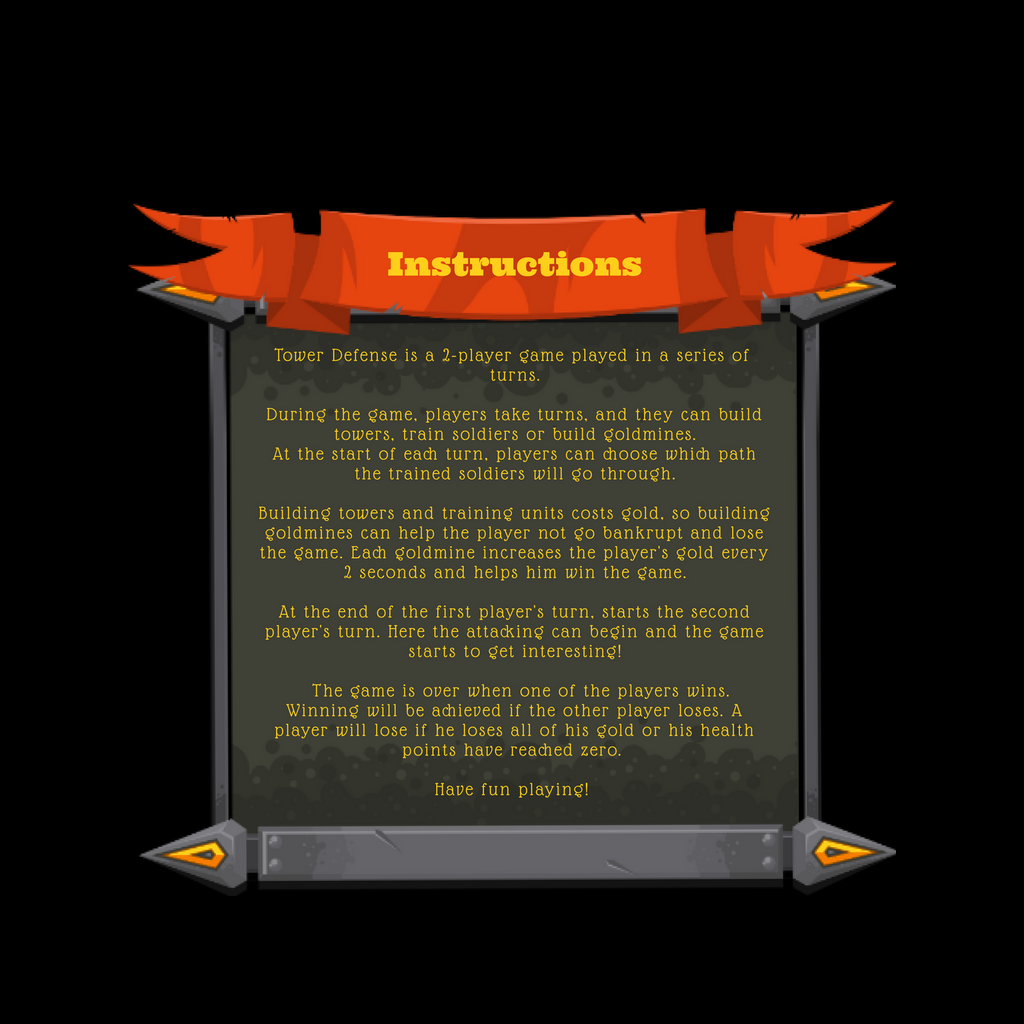

Below is a game level as drawn by its tile map, then a one-line description and the .tmx file that defines it, in full:
An orthogonal 32x32 tile map with 32x32 px tiles, 1 tile layer (Tile Layer 1).

<map version="1.8" tiledversion="1.8.2" orientation="orthogonal" renderorder="left-down" width="32" height="32" tilewidth="32" tileheight="32" infinite="0" nextlayerid="2" nextobjectid="1">
 <tileset firstgid="1" source="instructionss.tsx" />
 <layer id="1" name="Tile Layer 1" width="32" height="32">
  <data encoding="csv">
0,0,0,0,0,0,0,0,0,0,0,0,0,0,0,0,0,0,0,0,0,0,0,0,0,0,0,0,0,0,0,0,
0,0,0,0,0,0,0,0,0,0,0,0,0,0,0,0,0,0,0,0,0,0,0,0,0,0,0,0,0,0,0,0,
0,0,0,0,0,0,0,0,0,0,0,0,0,0,0,0,0,0,0,0,0,0,0,0,0,0,0,0,0,0,0,0,
0,0,0,0,0,0,0,0,0,0,0,0,0,0,0,0,0,0,0,0,0,0,0,0,0,0,0,0,0,0,0,0,
0,0,0,0,0,0,0,0,0,0,0,0,0,0,0,0,0,0,0,0,0,0,0,0,0,0,0,0,0,0,0,0,
0,0,0,0,0,0,0,0,0,0,0,0,0,0,0,0,0,0,0,0,0,0,0,0,0,0,0,0,0,0,0,0,
0,0,0,0,1,2,3,4,5,6,7,8,9,10,11,12,13,14,15,16,17,18,19,20,21,22,23,24,0,0,0,0,
0,0,0,0,25,26,27,28,29,30,31,32,33,34,35,36,37,38,39,40,41,42,43,44,45,46,47,48,0,0,0,0,
0,0,0,0,49,50,51,52,53,54,55,56,57,58,59,60,61,62,63,64,65,66,67,68,69,70,71,72,0,0,0,0,
0,0,0,0,73,74,75,76,77,78,79,80,81,82,83,84,85,86,87,88,89,90,91,92,93,94,95,96,0,0,0,0,
0,0,0,0,97,98,99,100,101,102,103,104,105,106,107,108,109,110,111,112,113,114,115,116,117,118,119,120,0,0,0,0,
0,0,0,0,121,122,123,124,125,126,127,128,129,130,131,132,133,134,135,136,137,138,139,140,141,142,143,144,0,0,0,0,
0,0,0,0,145,146,147,148,149,150,151,152,153,154,155,156,157,158,159,160,161,162,163,164,165,166,167,168,0,0,0,0,
0,0,0,0,169,170,171,172,173,174,175,176,177,178,179,180,181,182,183,184,185,186,187,188,189,190,191,192,0,0,0,0,
0,0,0,0,193,194,195,196,197,198,199,200,201,202,203,204,205,206,207,208,209,210,211,212,213,214,215,216,0,0,0,0,
0,0,0,0,217,218,219,220,221,222,223,224,225,226,227,228,229,230,231,232,233,234,235,236,237,238,239,240,0,0,0,0,
0,0,0,0,241,242,243,244,245,246,247,248,249,250,251,252,253,254,255,256,257,258,259,260,261,262,263,264,0,0,0,0,
0,0,0,0,265,266,267,268,269,270,271,272,273,274,275,276,277,278,279,280,281,282,283,284,285,286,287,288,0,0,0,0,
0,0,0,0,289,290,291,292,293,294,295,296,297,298,299,300,301,302,303,304,305,306,307,308,309,310,311,312,0,0,0,0,
0,0,0,0,313,314,315,316,317,318,319,320,321,322,323,324,325,326,327,328,329,330,331,332,333,334,335,336,0,0,0,0,
0,0,0,0,337,338,339,340,341,342,343,344,345,346,347,348,349,350,351,352,353,354,355,356,357,358,359,360,0,0,0,0,
0,0,0,0,361,362,363,364,365,366,367,368,369,370,371,372,373,374,375,376,377,378,379,380,381,382,383,384,0,0,0,0,
0,0,0,0,385,386,387,388,389,390,391,392,393,394,395,396,397,398,399,400,401,402,403,404,405,406,407,408,0,0,0,0,
0,0,0,0,409,410,411,412,413,414,415,416,417,418,419,420,421,422,423,424,425,426,427,428,429,430,431,432,0,0,0,0,
0,0,0,0,433,434,435,436,437,438,439,440,441,442,443,444,445,446,447,448,449,450,451,452,453,454,455,456,0,0,0,0,
0,0,0,0,457,458,459,460,461,462,463,464,465,466,467,468,469,470,471,472,473,474,475,476,477,478,479,480,0,0,0,0,
0,0,0,0,481,482,483,484,485,486,487,488,489,490,491,492,493,494,495,496,497,498,499,500,501,502,503,504,0,0,0,0,
0,0,0,0,505,506,507,508,509,510,511,512,513,514,515,516,517,518,519,520,521,522,523,524,525,526,527,528,0,0,0,0,
0,0,0,0,0,0,0,0,0,0,0,0,0,0,0,0,0,0,0,0,0,0,0,0,0,0,0,0,0,0,0,0,
0,0,0,0,0,0,0,0,0,0,0,0,0,0,0,0,0,0,0,0,0,0,0,0,0,0,0,0,0,0,0,0,
0,0,0,0,0,0,0,0,0,0,0,0,0,0,0,0,0,0,0,0,0,0,0,0,0,0,0,0,0,0,0,0,
0,0,0,0,0,0,0,0,0,0,0,0,0,0,0,0,0,0,0,0,0,0,0,0,0,0,0,0,0,0,0,0
</data>
 </layer>
</map>
